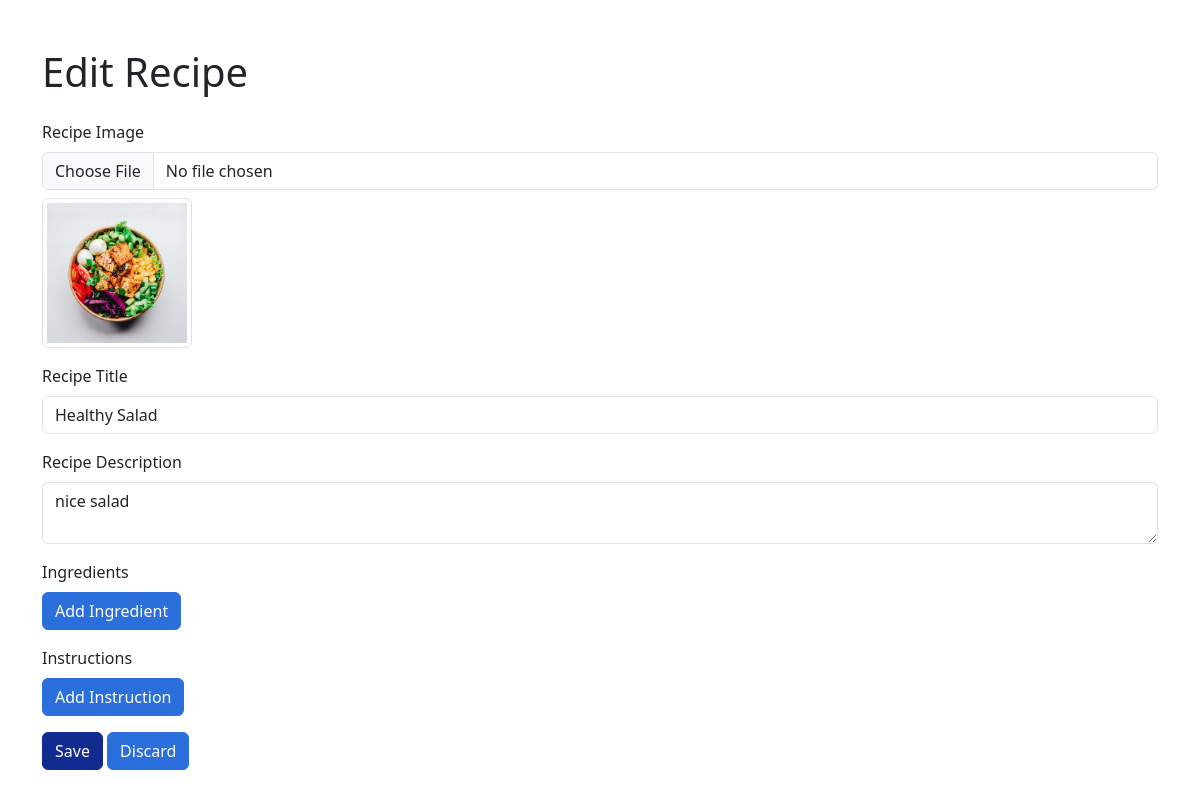
Screenshot of /editrecipe.php?id=3 with the database file from the repository.
### tables this page shows
CREATE TABLE `recipe` (
  `RecipeID` int(11) NOT NULL,
  `Title` varchar(100) NOT NULL,
  `Description` varchar(400) DEFAULT NULL,
  `RecipeImagePath` varchar(500) NOT NULL,
  `RecipeImageName` varchar(500) NOT NULL,
  `DateCreated` datetime NOT NULL DEFAULT current_timestamp()
);

### editrecipe.php (the view, shortened to what this page needs)
<?php
include 'includes/db.php';
$recipe_id = $_GET['id'];
$recipe = null;
if ($recipe_id) {
    $sql = "SELECT * FROM recipe WHERE RecipeID = $recipe_id";
    $result = mysqli_query($conn, $sql);
    if ($result) {
        $recipe = mysqli_fetch_assoc($result);
    }
}
?>
<!DOCTYPE html>
<html lang="en">
<head>
    <link
        rel="stylesheet"
        href="https://cdn.jsdelivr.net/npm/bootstrap@5.3.3/dist/css/bootstrap.min.css" />
    <link rel="stylesheet" href="assets/css/styles.min.css" />
</head>
<body>
    <div class="container mt-5 mb-5">
        <h1 class="mb-4">Edit Recipe</h1>
        <?php if ($recipe): ?>
            <form id="editForm" action="editrecipe.php?id=<?php echo $recipe_id; ?>" method="POST" enctype="multipart/form-data">
                <div class="mb-3">
                    <label for="image" class="form-label">Recipe Image</label>
                    <input type="file" class="form-control" id="image" name="image" />
                    <img src="<?php echo $recipe['RecipeImagePath']; ?>" alt="<?php echo $recipe['Title']; ?>" class="img-thumbnail mt-2" width="150">
                </div>
                <div class="mb-3">
                    <label for="title" class="form-label">Recipe Title</label>
                    <input type="text" class="form-control" id="title" name="title" value="<?php echo $recipe['Title']; ?>" required />
                </div>
                <div class="mb-3">
                    <label for="description" class="form-label">Recipe Description</label>
                    <textarea class="form-control" id="description" name="description" required><?php echo $recipe['Description']; ?>
                    </textarea>
                </div>
                <div class="mb-3">
                    <label class="mb-2" for="ingredients">Ingredients</label>
                    <button type="button" class="btn btn-secondary" onclick="addIngredient()">Add Ingredient</button>
                </div>
                <div class="mb-3">
                    <label class="mb-2" for="instructions">Instructions</label>
                    <button type="button" class="btn btn-secondary" onclick="addInstruction()">Add Instruction</button>
                </div>
                <button type="submit" class="btn btn-primary">Save</button>
                <button type="button" class="btn btn-secondary" onclick="window.location.href='mybook.php'">Discard</button>
            </form>
        <?php else: ?>
            <p>Recipe not found.</p>
        <?php endif; ?>
    </div>
</body>
</html>

### rows the page displays
recipe: RecipeImagePath (picture), title "Healthy Salad", description "nice salad"
